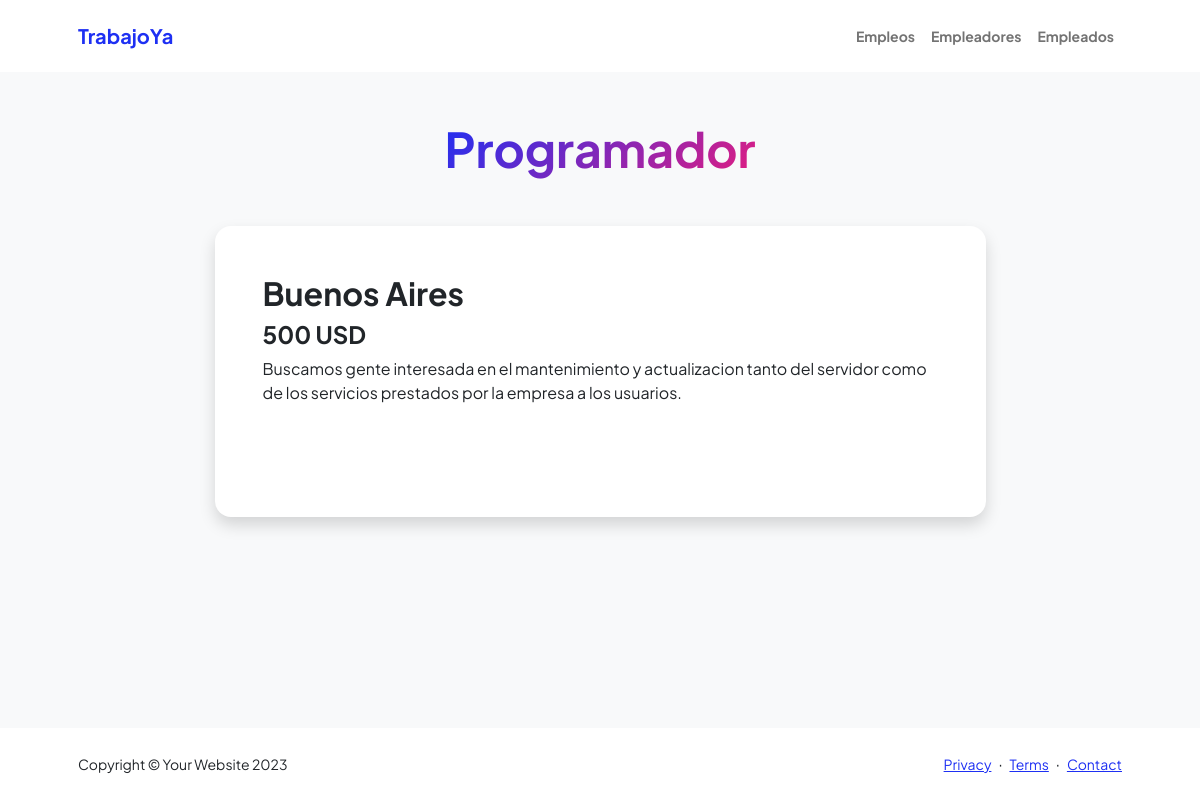
/trabajo/1/, run on the app's committed database.
### aplicacion/models.py (models this page shows)
class Empleos(models.Model):
    cargo = models.CharField(max_length=50)
    detalles = models.TextField()
    ubicacion = models.CharField(max_length=50)
    sueldo = models.CharField(max_length=50)

### aplicacion/views.py (the view)
# urls.py: path('trabajo/<int:trabajo_id>/', detalle_empleo, name='detalle_empleo'),
def detalle_empleo(request, trabajo_id):
    trabajo = Empleos.objects.get(pk=trabajo_id)
    return render(request, 'aplicacion/detalle_empleo.html', {'trabajo': trabajo})

### aplicacion/templates/aplicacion/detalle_empleo.html
{% extends 'aplicacion/base.html' %}
{% block titulo %}
    <div class="text-center mb-5">
        <h1 class="display-5 fw-bolder mb-0"><span class="text-gradient d-inline">{{trabajo.cargo}}</span></h1>
    </div>
{% endblock titulo %}
{% block informacion %}
    {% if trabajo %}
        <div class="card overflow-hidden shadow rounded-4 border-0 mb-5">
            <div class="card-body p-0">
                <div class="d-flex align-items-center">
                    <div class="p-5">
                        <h2 class="fw-bolder">{{trabajo.ubicacion}}</h2>
                        <h4 class="fw-bolder">{{trabajo.sueldo}}</h4>
                        <p>{{trabajo.detalles}}</p>
                    </div>
                </div>
    {% else %}
        <p>No se ha encontrado a nadie con ese nombre.</p>
    {% endif %}
{% endblock informacion %}

### data on the page
Empleos: cargo "Programador", ubicacion "Buenos Aires", sueldo "500 USD", detalles "Buscamos gente interesada en el mantenimiento y actualizacion tanto del servidor como de los servicios prestados por la empresa a los usuarios."
